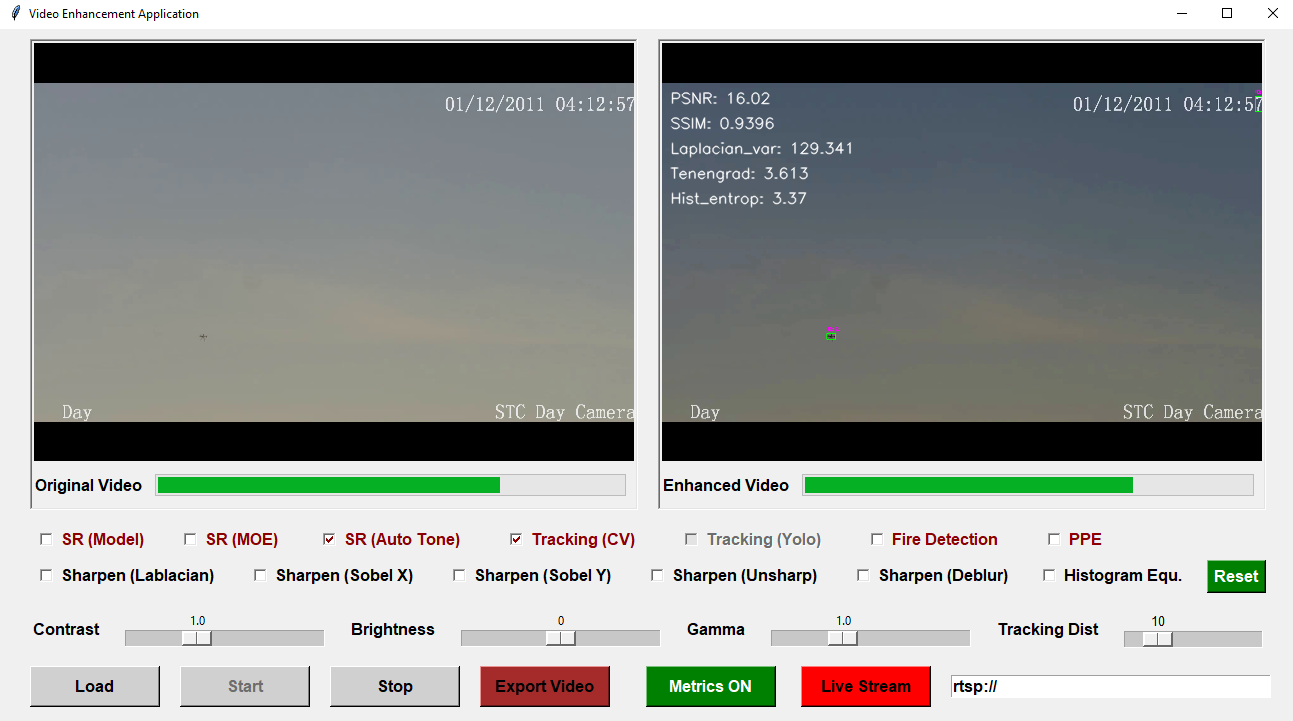
#> input picture SR_enhancer.png, 1293 x 721 px
$ python -i measure_sharpness.py   (imports and definitions only)   (older library calls are emulated)
#> lines starting #> are read from the running program, lines starting #| are printed output that depends on the picture
#> further down, picture is the input picture: shape (721, 1293, 3); mean B, G, R 153.9, 156.3, 153.6
import cv2
import numpy as np
from scipy.stats import entropy

def analyze_image_sharpness(image):


    if image is None or not isinstance(image, np.ndarray):
        raise ValueError("Input must be a valid OpenCV image (np.ndarray).")

    # Convert to grayscale if needed
    if len(image.shape) == 3:
        gray = cv2.cvtColor(image, cv2.COLOR_BGR2GRAY)
    else:
        gray = image.copy()

    # 1. Variance of Laplacian (blur detection)
    laplacian = cv2.Laplacian(gray, cv2.CV_64F)
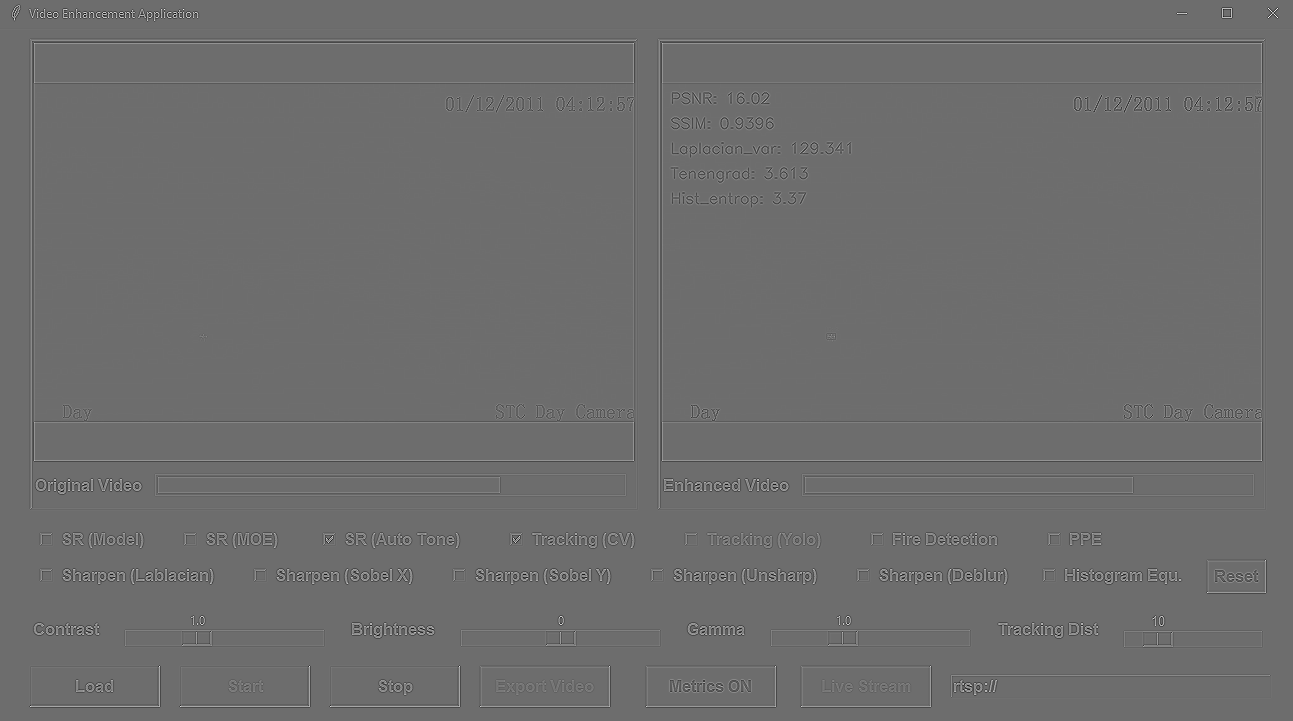
#> laplacian: shape (721, 1293) float64; min -696, max 918, mean 0; drawn with min black and max white
    laplacian_var = laplacian.var()
#> laplacian_var = 2571.5

    # 2. Tenengrad (based on Sobel gradient magnitude)
    gx = cv2.Sobel(gray, cv2.CV_64F, 1, 0)
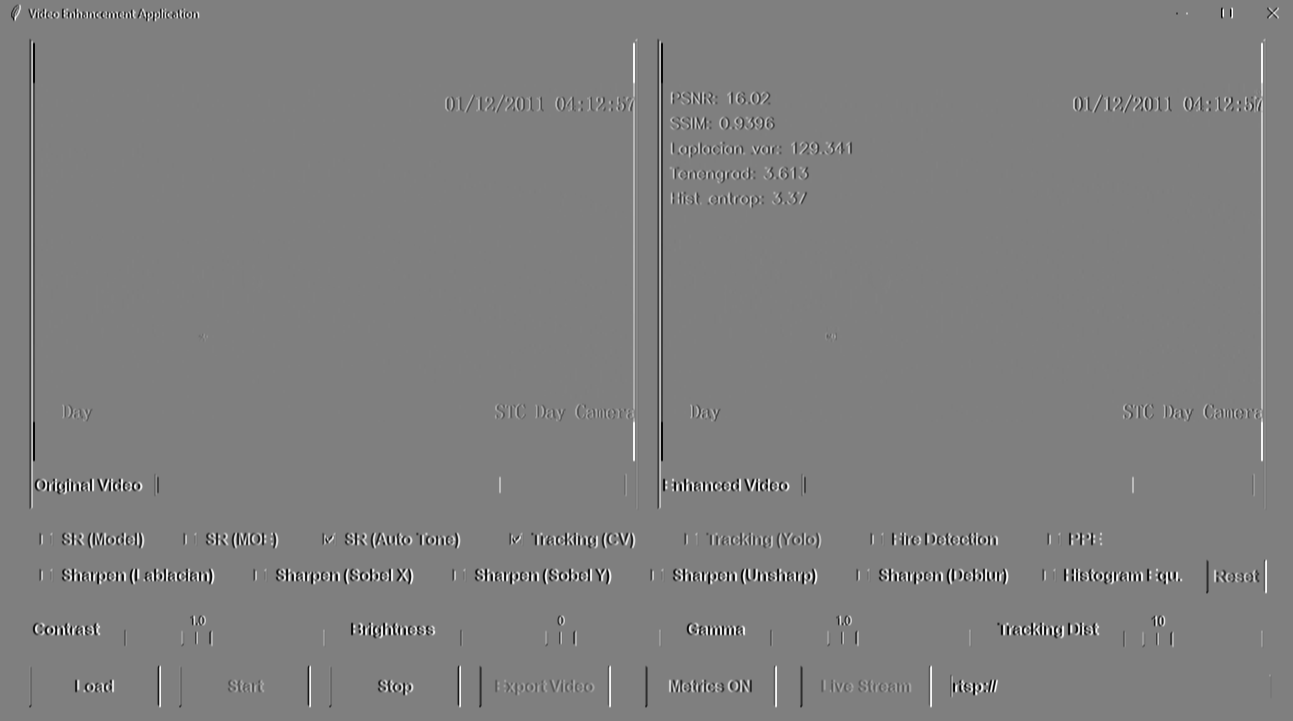
#> gx: shape (721, 1293) float64; min -1020, max 1020, mean 0; drawn with min black and max white
    gy = cv2.Sobel(gray, cv2.CV_64F, 0, 1)
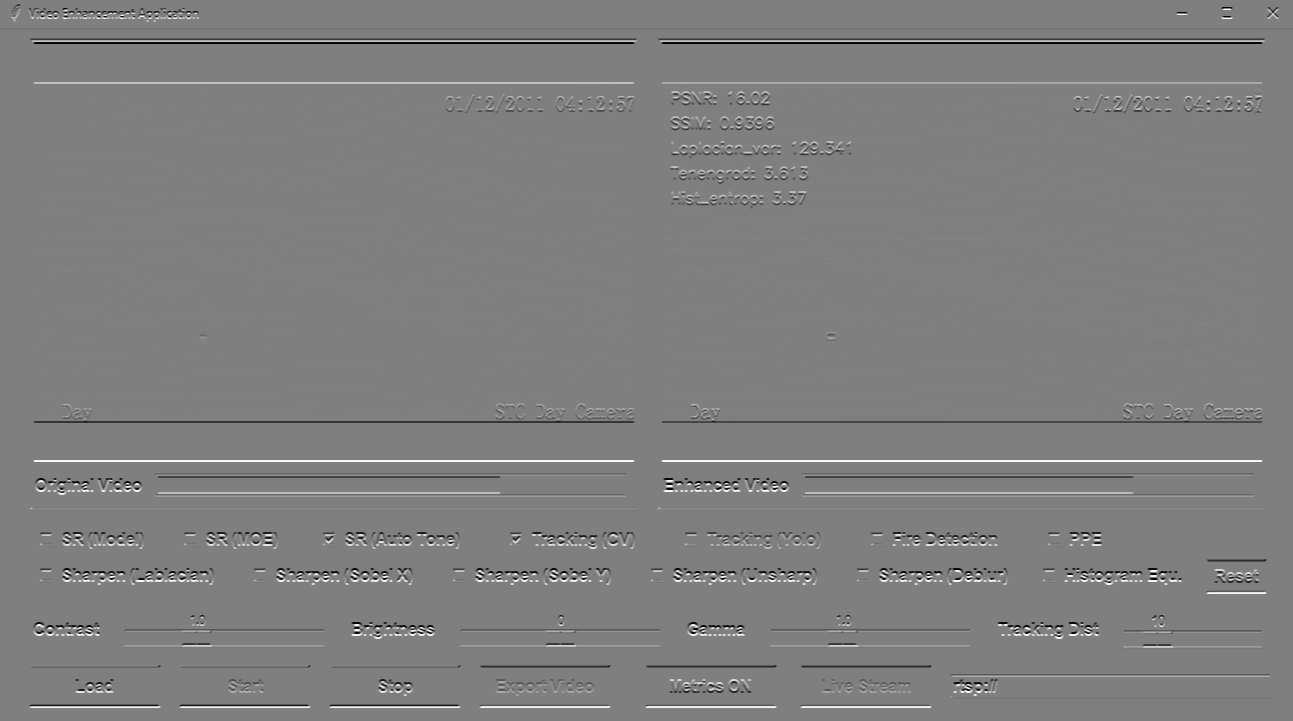
#> gy: shape (721, 1293) float64; min -1020, max 1020, mean -0.2; drawn with min black and max white
    grad_mag = np.sqrt(gx**2 + gy**2)
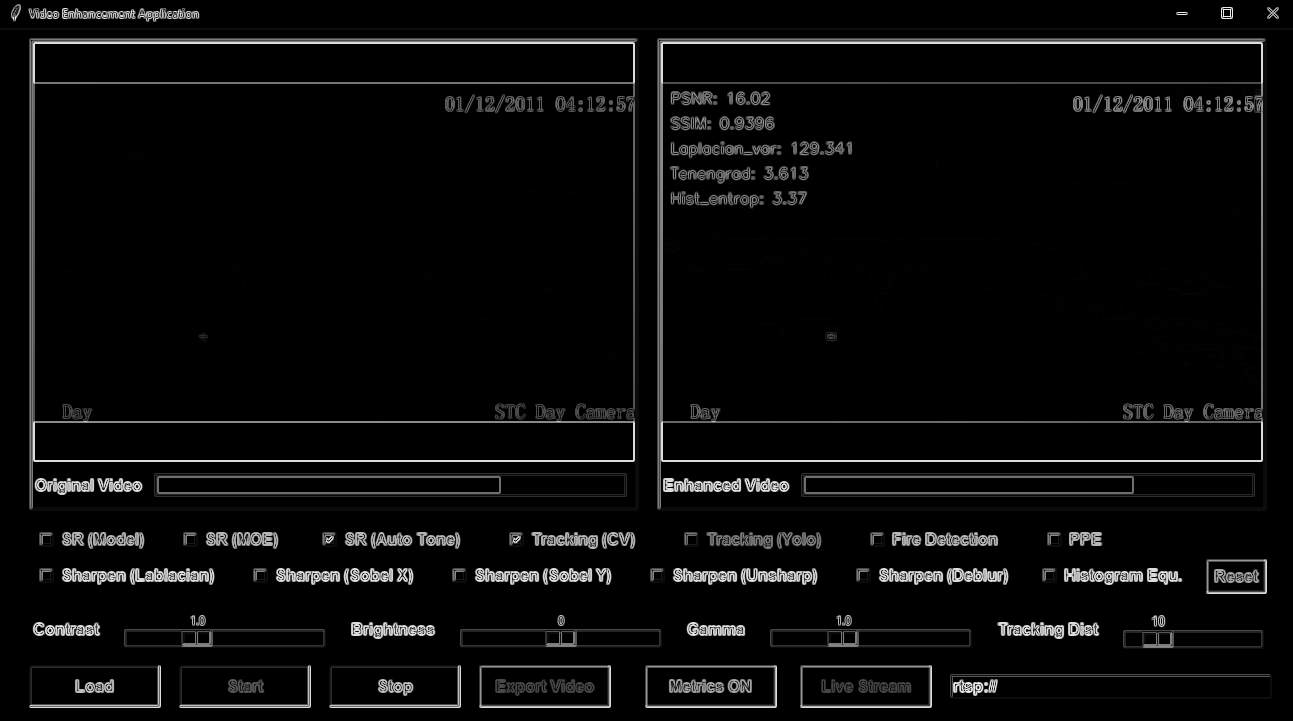
#> grad_mag: shape (721, 1293) float64; min 0, max 1109.2, mean 46.8; drawn with min black and max white
    tenengrad = np.mean(grad_mag)
#> tenengrad = 46.82

    # 3. Histogram entropy
    hist = cv2.calcHist([gray], [0], None, [256], [0, 256])
#> hist = 256 values, max 293000 at index 240, min 0 at index 3, mean 3641.6
    hist_norm = hist.ravel() / hist.sum()
#> hist_norm = 256 values, max 0.314 at index 240, min 0 at index 3, mean 0.00391
    hist_entropy = entropy(hist_norm + 1e-7)  # avoid log(0)
#> hist_entropy = 3.33

    # [5 lines of commented-out code are left out]

    return round(laplacian_var, 3), round(tenengrad,3), round(hist_entropy,3)

>>> import cv2
>>> picture = cv2.imread('../SR_enhancer.png')
>>> result = analyze_image_sharpness(picture)
#> result = (2571.5, 46.83, 3.33)
